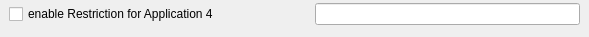
              <widget class="QWidget" name="widget_098" native="true">
               <widget class="QWidget" name="horizontalLayoutWidget_16">
                <property name="geometry">
                 <rect>
                  <x>9</x>
                  <y>1</y>
                  <width>571</width>
                  <height>27</height>
                 </rect>
                </property>
                <layout class="QHBoxLayout" name="horizontalLayout_17">
                 <item>
                  <widget class="QCheckBox" name="kcfg_App4enabledPT">
                   <property name="minimumSize">
                    <size>
                     <width>300</width>
                     <height>0</height>
                    </size>
                   </property>
                   <property name="maximumSize">
                    <size>
                     <width>300</width>
                     <height>16777215</height>
                    </size>
                   </property>
                   <property name="toolTip">
                    <string>This checkbox enables the restrictions for the application.</string>
                   </property>
                   <property name="text">
                    <string>enable Restriction for Application 4</string>
                   </property>
                  </widget>
                 </item>
                 <item>
                  <widget class="QLineEdit" name="kcfg_AppName4PT">
                   <property name="toolTip">
                    <string>The name of the application to restrict. Every linux process of the given user which contains the string will be terminated!</string>
                   </property>
                  </widget>
                 </item>
                </layout>
               </widget>
              </widget>
